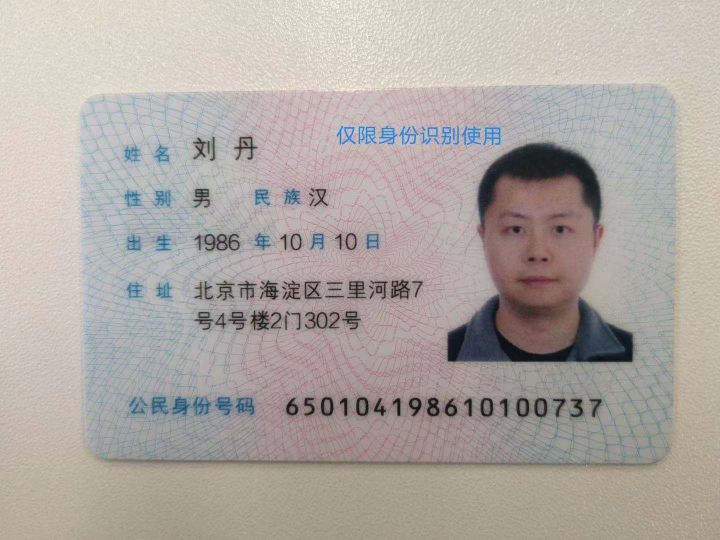
#> input picture imgs_id/id.jpg, 1440 x 1080 px, found by its file name (shown at 1/2 size); its folder holds only this picture in this run
$ python main.py
#> lines starting #> are read from the running program, lines starting #| are printed output that depends on the picture
#> in main, src0 is the input picture: shape (1080, 1440, 3); mean B, G, R 162.7, 167.7, 174.5
### initial_func.py
# encoding:utf-8
# @date:
# @editor: vicky
# @environment:
# @brief:


import logging
import cv2 as cv
import sys


def initial_logger():
    FORMAT = '%(asctime)s-%(levelname)s: %(message)s'
    logging.basicConfig(level=logging.INFO, format=FORMAT)
    logger = logging.getLogger(__name__)
    return logger


def resize_image_type(im):
    """
    resize image to a size multiple of 32 which is required by the network
    args:
        img(array): array with shape [h, w, c]
    return(tuple):
        img, (ratio_h, ratio_w)
    """
    max_side_len = 960
    h, w, _ = im.shape
#> h = 1080; w = 1440

    resize_w = w
#> resize_w = 1440
    resize_h = h
#> resize_h = 1080

    # limit the max side
    if max(resize_h, resize_w) > max_side_len:
        if resize_h > resize_w:
            ratio = float(max_side_len) / resize_h
        else:
            ratio = float(max_side_len) / resize_w
#> ratio = 0.667
    else:
        ratio = 1.
    resize_h = int(resize_h * ratio)
#> resize_h = 720
    resize_w = int(resize_w * ratio)
#> resize_w = 960
    if resize_h % 32 == 0:
        resize_h = resize_h
    elif resize_h // 32 <= 1:
        resize_h = 32
    else:
        resize_h = (resize_h // 32) * 32
#> resize_h = 704
    if resize_w % 32 == 0:
        resize_w = resize_w
    elif resize_w // 32 <= 1:
        resize_w = 32
    else:
        resize_w = (resize_w // 32) * 32
    try:
        if int(resize_w) <= 0 or int(resize_h) <= 0:
            return None, (None, None)
        im = cv.resize(im, (int(resize_w), int(resize_h)))
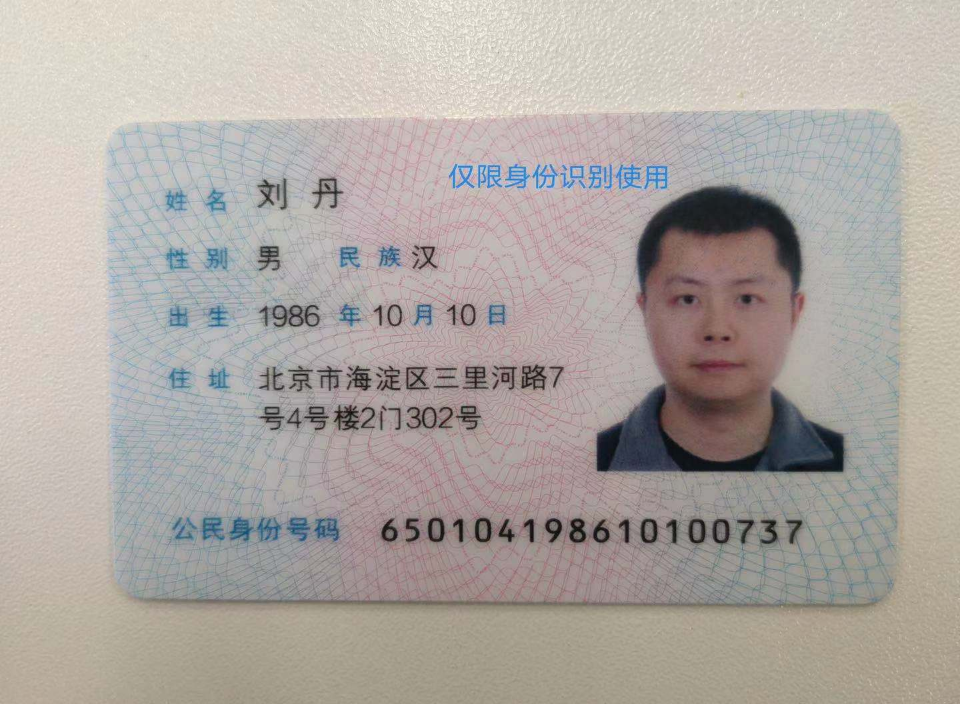
#> im: shape (704, 960, 3); mean of channels 0, 1, 2 162.5, 167.6, 174.4; drawn as B, G, R
    except:
        print(im.shape, resize_w, resize_h)
        sys.exit(0)
    ratio_h = resize_h / float(h)
#> ratio_h = 0.652
    ratio_w = resize_w / float(w)
#> ratio_w = 0.667
    return im, (ratio_h, ratio_w)

### main.py
# encoding:utf-8
# @date:
# @editor: vicky
# @environment:
# @brief:  传入参数为图片情况，打包为exe

import os, sys
import cv2 as cv
from initial_func import initial_logger, resize_image_type
root_parent = os.path.dirname(os.path.dirname(os.path.realpath(sys.executable)))
# __dir__ = os.path.dirname(os.path.abspath(__file__))
# sys.path.append(__dir__)


logger = initial_logger()


def main():
    """读入.exe 同目录下的图片文件"""
    current_path = os.path.join(root_parent, "imgs_id")
    # current_path = os.path.join(path_parent, "imgs_id")
    output_path = os.path.join(root_parent, 'imgs_result')
    if not os.path.exists(output_path):
        os.makedirs(output_path)
    print("图片保存成功，请打开 {} 下查看 :".format(output_path))
    files = os.listdir(current_path)
    if files is None:
        logger.info("error the path:{} is empty".format(current_path))

    for num, file in enumerate(files):
        src0 = cv.imread(os.path.join(current_path, file), 1)
        src = src0.copy()
        img, (ratio_h, ratio_w) = resize_image_type(src)
#> ratio_h = 0.652; ratio_w = 0.667
        img = cv.cvtColor(img, cv.COLOR_RGB2GRAY)
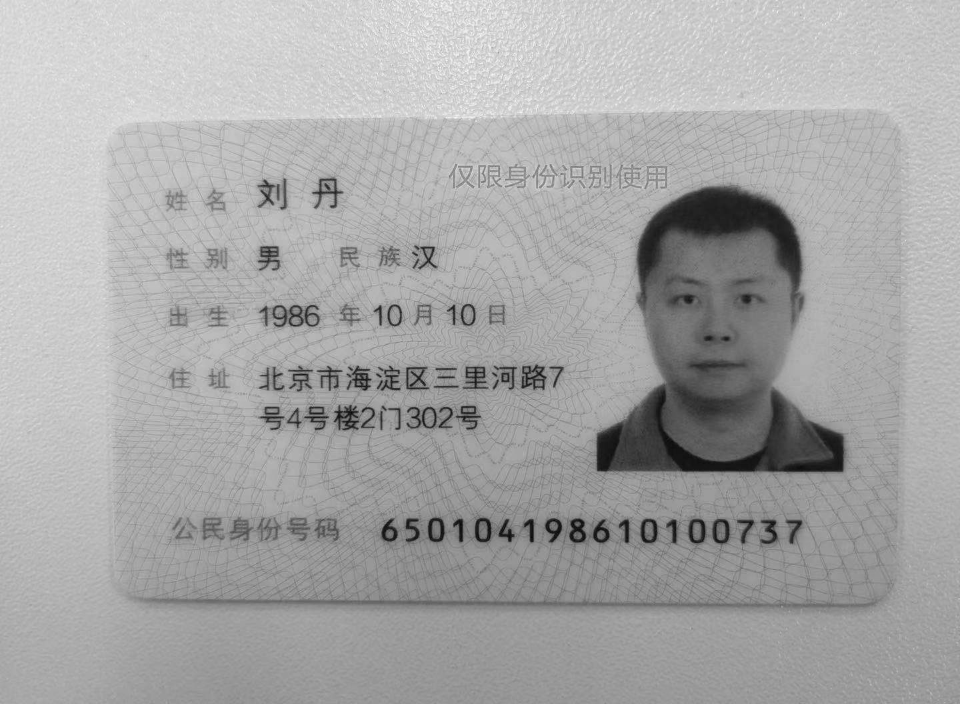
#> img: shape (704, 960); min 7, max 248, mean 166.8

        if img is None:
            logger.info("error in loading image:{}".format(file))
            continue
        """图片统一命名格式img_1.jpg"""
        img_name = "img_" + str(num) + '.jpg'
        save_file_path = os.path.join(output_path, img_name)
        cv.imwrite(save_file_path, img)


if __name__ == "__main__":
    main()
